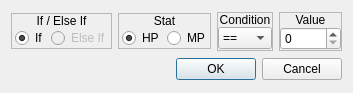
<?xml version="1.0" encoding="UTF-8"?>
<ui version="4.0">
 <class>ConfigureEvent_IfStat</class>
 <widget class="QDialog" name="ConfigureEvent_IfStat">
  <property name="geometry">
   <rect>
    <x>0</x>
    <y>0</y>
    <width>353</width>
    <height>93</height>
   </rect>
  </property>
  <property name="windowTitle">
   <string>If Stat</string>
  </property>
  <property name="styleSheet">
   <string notr="true">.QFrame
{
	border: 1px solid palette(text);
}

.QFrame&gt;QLabel
{
	background-color: palette(text);
	color: palette(window);
}</string>
  </property>
  <layout class="QGridLayout" name="gridLayout">
   <item row="0" column="0">
    <widget class="QFrame" name="frmVariable_3">
     <property name="sizePolicy">
      <sizepolicy hsizetype="Preferred" vsizetype="Fixed">
       <horstretch>0</horstretch>
       <verstretch>0</verstretch>
      </sizepolicy>
     </property>
     <property name="frameShape">
      <enum>QFrame::StyledPanel</enum>
     </property>
     <property name="frameShadow">
      <enum>QFrame::Raised</enum>
     </property>
     <layout class="QVBoxLayout" name="verticalLayout_5">
      <property name="spacing">
       <number>0</number>
      </property>
      <property name="leftMargin">
       <number>0</number>
      </property>
      <property name="topMargin">
       <number>0</number>
      </property>
      <property name="rightMargin">
       <number>0</number>
      </property>
      <property name="bottomMargin">
       <number>0</number>
      </property>
      <item>
       <widget class="QLabel" name="label_5">
        <property name="sizePolicy">
         <sizepolicy hsizetype="Preferred" vsizetype="Fixed">
          <horstretch>0</horstretch>
          <verstretch>0</verstretch>
         </sizepolicy>
        </property>
        <property name="text">
         <string>If / Else If</string>
        </property>
        <property name="alignment">
         <set>Qt::AlignCenter</set>
        </property>
       </widget>
      </item>
      <item>
       <widget class="QWidget" name="widget_5" native="true">
        <layout class="QHBoxLayout" name="horizontalLayout_4">
         <property name="spacing">
          <number>3</number>
         </property>
         <property name="leftMargin">
          <number>3</number>
         </property>
         <property name="topMargin">
          <number>0</number>
         </property>
         <property name="rightMargin">
          <number>0</number>
         </property>
         <property name="bottomMargin">
          <number>0</number>
         </property>
         <item>
          <widget class="QRadioButton" name="chkIf">
           <property name="text">
            <string>If</string>
           </property>
           <property name="checked">
            <bool>true</bool>
           </property>
          </widget>
         </item>
         <item>
          <widget class="QRadioButton" name="chkElseIf">
           <property name="enabled">
            <bool>false</bool>
           </property>
           <property name="text">
            <string>Else If</string>
           </property>
          </widget>
         </item>
        </layout>
       </widget>
      </item>
     </layout>
    </widget>
   </item>
   <item row="0" column="1">
    <widget class="QFrame" name="frmVariable_5">
     <property name="sizePolicy">
      <sizepolicy hsizetype="Preferred" vsizetype="Fixed">
       <horstretch>0</horstretch>
       <verstretch>0</verstretch>
      </sizepolicy>
     </property>
     <property name="frameShape">
      <enum>QFrame::StyledPanel</enum>
     </property>
     <property name="frameShadow">
      <enum>QFrame::Raised</enum>
     </property>
     <layout class="QVBoxLayout" name="verticalLayout_7">
      <property name="spacing">
       <number>0</number>
      </property>
      <property name="leftMargin">
       <number>0</number>
      </property>
      <property name="topMargin">
       <number>0</number>
      </property>
      <property name="rightMargin">
       <number>0</number>
      </property>
      <property name="bottomMargin">
       <number>0</number>
      </property>
      <item>
       <widget class="QLabel" name="label_7">
        <property name="sizePolicy">
         <sizepolicy hsizetype="Preferred" vsizetype="Fixed">
          <horstretch>0</horstretch>
          <verstretch>0</verstretch>
         </sizepolicy>
        </property>
        <property name="text">
         <string>Stat</string>
        </property>
        <property name="alignment">
         <set>Qt::AlignCenter</set>
        </property>
       </widget>
      </item>
      <item>
       <widget class="QWidget" name="widget_7" native="true">
        <layout class="QHBoxLayout" name="horizontalLayout_6">
         <property name="spacing">
          <number>3</number>
         </property>
         <property name="leftMargin">
          <number>3</number>
         </property>
         <property name="topMargin">
          <number>0</number>
         </property>
         <property name="rightMargin">
          <number>0</number>
         </property>
         <property name="bottomMargin">
          <number>0</number>
         </property>
         <item>
          <widget class="QRadioButton" name="chkHP">
           <property name="text">
            <string>HP</string>
           </property>
           <property name="checked">
            <bool>true</bool>
           </property>
          </widget>
         </item>
         <item>
          <widget class="QRadioButton" name="chkMP">
           <property name="text">
            <string>MP</string>
           </property>
          </widget>
         </item>
        </layout>
       </widget>
      </item>
     </layout>
    </widget>
   </item>
   <item row="0" column="2">
    <widget class="QFrame" name="frmVariable_2">
     <property name="frameShape">
      <enum>QFrame::StyledPanel</enum>
     </property>
     <property name="frameShadow">
      <enum>QFrame::Raised</enum>
     </property>
     <layout class="QVBoxLayout" name="verticalLayout_4">
      <property name="spacing">
       <number>0</number>
      </property>
      <property name="leftMargin">
       <number>0</number>
      </property>
      <property name="topMargin">
       <number>0</number>
      </property>
      <property name="rightMargin">
       <number>0</number>
      </property>
      <property name="bottomMargin">
       <number>0</number>
      </property>
      <item>
       <widget class="QLabel" name="label_4">
        <property name="sizePolicy">
         <sizepolicy hsizetype="Preferred" vsizetype="Fixed">
          <horstretch>0</horstretch>
          <verstretch>0</verstretch>
         </sizepolicy>
        </property>
        <property name="text">
         <string>Condition</string>
        </property>
        <property name="alignment">
         <set>Qt::AlignCenter</set>
        </property>
       </widget>
      </item>
      <item>
       <widget class="QWidget" name="widget_4" native="true">
        <layout class="QHBoxLayout" name="horizontalLayout_3">
         <property name="spacing">
          <number>0</number>
         </property>
         <property name="leftMargin">
          <number>0</number>
         </property>
         <property name="topMargin">
          <number>0</number>
         </property>
         <property name="rightMargin">
          <number>0</number>
         </property>
         <property name="bottomMargin">
          <number>0</number>
         </property>
         <item>
          <widget class="QComboBox" name="optCondition">
           <item>
            <property name="text">
             <string>==</string>
            </property>
           </item>
           <item>
            <property name="text">
             <string>!=</string>
            </property>
           </item>
           <item>
            <property name="text">
             <string>&gt;</string>
            </property>
           </item>
           <item>
            <property name="text">
             <string>&gt;=</string>
            </property>
           </item>
           <item>
            <property name="text">
             <string>&lt;</string>
            </property>
           </item>
           <item>
            <property name="text">
             <string>&lt;=</string>
            </property>
           </item>
          </widget>
         </item>
        </layout>
       </widget>
      </item>
     </layout>
    </widget>
   </item>
   <item row="0" column="3">
    <widget class="QFrame" name="frmVariable_6">
     <property name="frameShape">
      <enum>QFrame::StyledPanel</enum>
     </property>
     <property name="frameShadow">
      <enum>QFrame::Raised</enum>
     </property>
     <layout class="QVBoxLayout" name="verticalLayout_8">
      <property name="spacing">
       <number>0</number>
      </property>
      <property name="leftMargin">
       <number>0</number>
      </property>
      <property name="topMargin">
       <number>0</number>
      </property>
      <property name="rightMargin">
       <number>0</number>
      </property>
      <property name="bottomMargin">
       <number>0</number>
      </property>
      <item>
       <widget class="QLabel" name="label_8">
        <property name="sizePolicy">
         <sizepolicy hsizetype="Preferred" vsizetype="Fixed">
          <horstretch>0</horstretch>
          <verstretch>0</verstretch>
         </sizepolicy>
        </property>
        <property name="text">
         <string>Value</string>
        </property>
        <property name="alignment">
         <set>Qt::AlignCenter</set>
        </property>
       </widget>
      </item>
      <item>
       <widget class="QWidget" name="widget_8" native="true">
        <layout class="QHBoxLayout" name="horizontalLayout_7">
         <property name="spacing">
          <number>0</number>
         </property>
         <property name="leftMargin">
          <number>0</number>
         </property>
         <property name="topMargin">
          <number>0</number>
         </property>
         <property name="rightMargin">
          <number>0</number>
         </property>
         <property name="bottomMargin">
          <number>0</number>
         </property>
         <item>
          <widget class="QSpinBox" name="numValue">
           <property name="minimum">
            <number>0</number>
           </property>
           <property name="maximum">
            <number>65535</number>
           </property>
          </widget>
         </item>
        </layout>
       </widget>
      </item>
     </layout>
    </widget>
   </item>
   <item row="1" column="0" colspan="4">
    <widget class="QDialogButtonBox" name="buttonBox">
     <property name="orientation">
      <enum>Qt::Horizontal</enum>
     </property>
     <property name="standardButtons">
      <set>QDialogButtonBox::Cancel|QDialogButtonBox::Ok</set>
     </property>
    </widget>
   </item>
  </layout>
 </widget>
 <resources/>
 <connections>
  <connection>
   <sender>buttonBox</sender>
   <signal>accepted()</signal>
   <receiver>ConfigureEvent_IfStat</receiver>
   <slot>accept()</slot>
   <hints>
    <hint type="sourcelabel">
     <x>248</x>
     <y>254</y>
    </hint>
    <hint type="destinationlabel">
     <x>157</x>
     <y>274</y>
    </hint>
   </hints>
  </connection>
  <connection>
   <sender>buttonBox</sender>
   <signal>rejected()</signal>
   <receiver>ConfigureEvent_IfStat</receiver>
   <slot>reject()</slot>
   <hints>
    <hint type="sourcelabel">
     <x>316</x>
     <y>260</y>
    </hint>
    <hint type="destinationlabel">
     <x>286</x>
     <y>274</y>
    </hint>
   </hints>
  </connection>
 </connections>
</ui>
